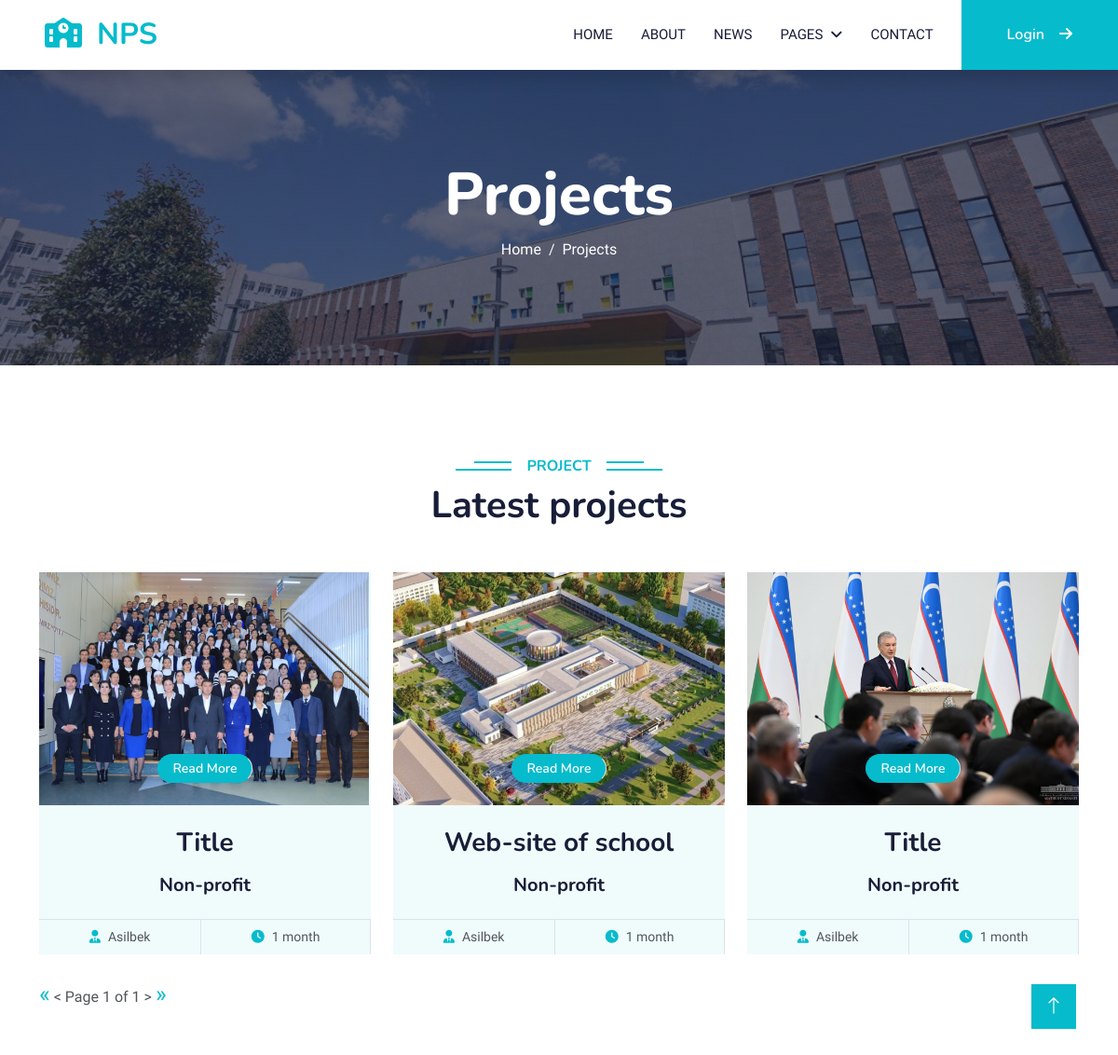
The app's page /projects/?page=1 with its own data.
### base/models.py (models this page shows, shortened)
class project(models.Model):
	host = models.ForeignKey(User, on_delete=models.CASCADE)
	date = models.DateField(default=datetime.date.today)
	category = models.CharField(null=True, blank=True, max_length=20)
	cost = models.CharField(null=True, blank=True, default="0.0$", max_length=10)
	profit = models.CharField(null=True, blank=True, default="Non-profit", max_length = 11)
	time = models.CharField(null=True, blank=True, max_length=10)
	Website = models.CharField(null=True, blank=True, default=None, max_length=150)
	name = models.CharField(max_length=30)
	description = models.TextField()
	mission = models.CharField(max_length=150)
	vision = models.CharField(max_length=150)
	result = models.CharField(max_length=150)
	face = models.ImageField(upload_to="projectimages/")
	id = models.UUIDField(
         primary_key = True,
         default = uuid.uuid4,
         editable = False)

### base/views.py (the view)
# urls.py: path('projects/', views.projects),
def projects(request):
	try:
		page = request.GET['page']
	except:
		return redirect('/projects/?page=1')
	projects = Paginator(project.objects.all().order_by('?'), 18).get_page(page)
	return render(request, 'projects.html', {'projects':projects})

### templates/projects.html (shortened to what this page needs)
<!DOCTYPE html>
{% load static %}
<html lang="en">
<head>
    <link href="https://cdnjs.cloudflare.com/ajax/libs/font-awesome/6.5.1/css/all.min.css" rel="stylesheet">
    <link href="https://cdn.jsdelivr.net/npm/bootstrap-icons@1.4.1/font/bootstrap-icons.css" rel="stylesheet">
    <link href="{% static 'lib/animate/animate.min.css' %}" rel="stylesheet">
    <link href="{% static 'lib/owlcarousel/assets/owl.carousel.min.css' %}" rel="stylesheet">
    <link href="{% static 'css/bootstrap.min.css' %}" rel="stylesheet">
    <link href="{% static 'css/style.css' %}" rel="stylesheet">
</head>
<body>
    <nav class="navbar navbar-expand-lg bg-white navbar-light shadow sticky-top p-0" style="">
        <a href="/" class="navbar-brand d-flex align-items-center px-4 px-lg-5">
            <h2 class="m-0 text-primary"><i class="fa fa-school me-3"></i>NPS</h2>
        </a>
        <div class="collapse navbar-collapse" id="navbarCollapse">
            <div class="navbar-nav ms-auto p-4 p-lg-0">
                <a href="/" class="nav-item nav-link">Home</a>
                <a href="/about" class="nav-item nav-link">About</a>
                <a href="/news" class="nav-item nav-link">News</a>
                <div class="nav-item dropdown">
                    <a href="#" class="nav-link dropdown-toggle" data-bs-toggle="dropdown">Pages</a>
                </div>
                <a href="/contact" class="nav-item nav-link">Contact</a>
            </div>
            {% if request.user.is_authenticated %}
            <a href="/logout?next={{request.path}}" class="btn btn-primary py-4 px-lg-5 d-none d-lg-block">Logout<i class="fa fa-arrow-right ms-3"></i></a>
            {% else %}
            <a href="/login?next={{request.path}}" class="btn btn-primary py-4 px-lg-5 d-none d-lg-block">Login<i class="fa fa-arrow-right ms-3"></i></a>
            {% endif %}
        </div>
    </nav>
    <div class="container-fluid bg-primary py-5 mb-5 page-header">
        <div class="container py-5">
            <div class="row justify-content-center">
                <div class="col-lg-10 text-center">
                    <h1 class="display-3 text-white animated slideInDown">Projects</h1>
                    <nav aria-label="breadcrumb">
                        <ol class="breadcrumb justify-content-center">
                            <li class="breadcrumb-item"><a class="text-white" href="#">Home</a></li>
                            <li class="breadcrumb-item text-white active" aria-current="page">Projects</li>
                        </ol>
                    </nav>
                </div>
            </div>
        </div>
    </div>
    <div class="container-xxl py-5">
        <div class="container">
            <div class="text-center wow fadeInUp" data-wow-delay="0.1s">
                <h6 class="section-title bg-white text-center text-primary px-3">Project</h6>
                <h1 class="mb-5">Latest projects</h1>
            </div>
            <div class="row g-4 justify-content-center">
                {%for i in projects%}
                <div class="col-lg-4 col-md-6 wow fadeInUp" data-wow-delay="0.1s">
                    <div class="course-item bg-light">
                        <div class="position-relative overflow-hidden">
                            <img class="img-fluid" style='height: 250px; object-fit: cover;' src="/media/{{i.face}}" alt="">
                            <div class="w-100 d-flex justify-content-center position-absolute bottom-0 start-0 mb-4">
                                <a href="/project/{{i.id}}" class="flex-shrink-0 btn btn-sm btn-primary px-3 border-end" style="border-radius: 30px;">Read More</a>
                            </div>
                        </div>
                        <div class="text-center p-4 pb-0">
                            <h3 class="mb-0">{{i.name}}</h3>
                            <h5 class="mb-4">{{i.profit}}</h5>
                        </div>
                        <div class="d-flex border-top">
                            <small class="flex-fill text-center border-end py-2"><i class="fa fa-user-tie text-primary me-2"></i>{{i.host}}</small>
                            <small class="flex-fill text-center border-end py-2"><i class="fa fa-clock text-primary me-2"></i>{{i.time}}</small>
                        </div>
                    </div>
                </div>
                {%endfor%}<p>
                    <a href="?page=1" style="font-size: 25px">&laquo</a>
                    {% if projects.has_previous%}<a href="?page={{projects.previous_page_number}}" style="font-size: 25px">&lt</a>{% else %}&lt{% endif %}
                     Page {{projects.number}} of {{projects.paginator.num_pages}}
                     {% if projects.has_next%}<a href="?page={{projects.next_page_number}}" style="font-size: 25px">&gt</a>{% else %}&gt{% endif %}
                     <a href="?page={{projects.paginator.num_pages}}" style="font-size: 25px">&raquo</a>
                    </p>
            </div>
        </div>
    </div>
    <a href="#" class="btn btn-lg btn-primary btn-lg-square back-to-top"><i class="bi bi-arrow-up"></i></a>
</body>
</html>

### base/static/css/style.css (style rules this page uses)
:root { --primary: #06BBCC; --light: #F0FBFC; --dark: #181d38; }
.back-to-top { position: fixed; display: none; right: 45px; bottom: 45px; z-index: 99; }
.btn { font-family: 'Nunito', sans-serif; font-weight: 600; transition: .5s; }
.btn.btn-primary, .btn.btn-secondary { color: #FFFFFF; }
.btn-lg-square { width: 48px; height: 48px; }
.btn-square, .btn-sm-square, .btn-lg-square { padding: 0; display: flex; align-items: center; justify-content: center; font-weight: normal; border-radius: 0px; }
.navbar .dropdown-toggle::after { border: none; content: "\f107"; font-family: "Font Awesome 5 Free"; font-weight: 900; vertical-align: middle; margin-left: 8px; }
.navbar-light .navbar-nav .nav-link { margin-right: 30px; padding: 25px 0; color: #FFFFFF; font-size: 15px; text-transform: uppercase; outline: none; }
.navbar-light .navbar-brand, .navbar-light a.btn { height: 75px; }
.navbar-light .navbar-nav .nav-link { color: var(--dark); font-weight: 500; }
.navbar-light.sticky-top { top: -100px; transition: .5s; }
.page-header { background: linear-gradient(rgba(24, 29, 56, .7), rgba(24, 29, 56, .7)), url(../img/carousel-1.jpg); background-position: center center; background-repeat: no-repeat; background-size: cover; }
.breadcrumb-item + .breadcrumb-item::before { color: var(--light); }
.section-title { position: relative; display: inline-block; text-transform: uppercase; }
.section-title::before { position: absolute; content: ""; width: calc(100% + 80px); height: 2px; top: 4px; left: -40px; background: var(--primary); z-index: -1; }
.section-title::after { position: absolute; content: ""; width: calc(100% + 120px); height: 2px; bottom: 5px; left: -60px; background: var(--primary); z-index: -1; }
.category img, .course-item img { transition: .5s; }

### records on screen
project: face (picture), name "Title", profit "Non-profit", host "Asilbek", time "1 month"
project: face (picture), name "Web-site of school", profit "Non-profit", host "Asilbek", time "1 month"
project: face (picture), name "Title", profit "Non-profit", host "Asilbek", time "1 month"

### other values on screen
{{ projects.number }} "1"
{{ projects.paginator.num_pages }} "1"
